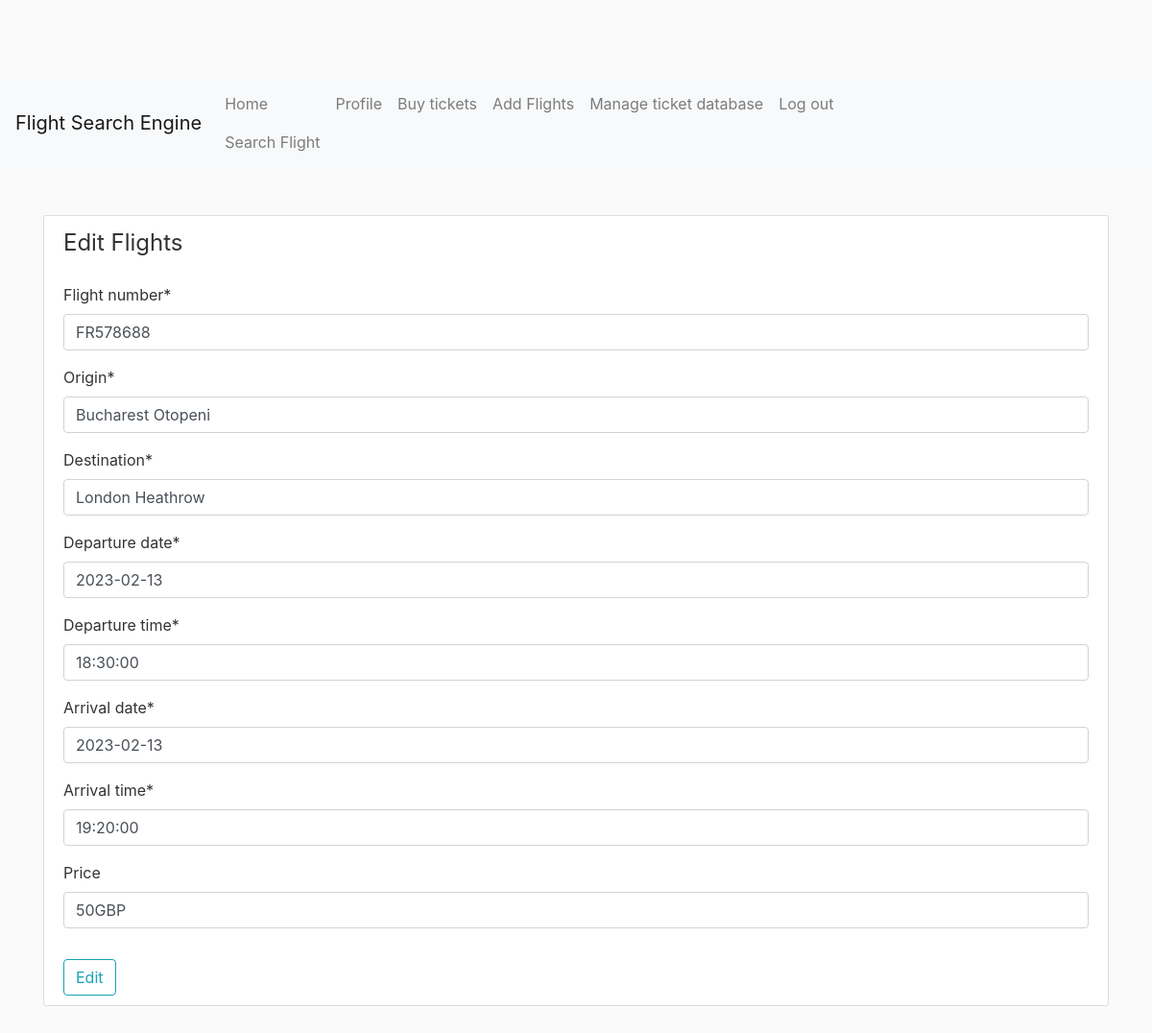
The page /edit-tickets/2/ (signed in) on the database as committed earlier.
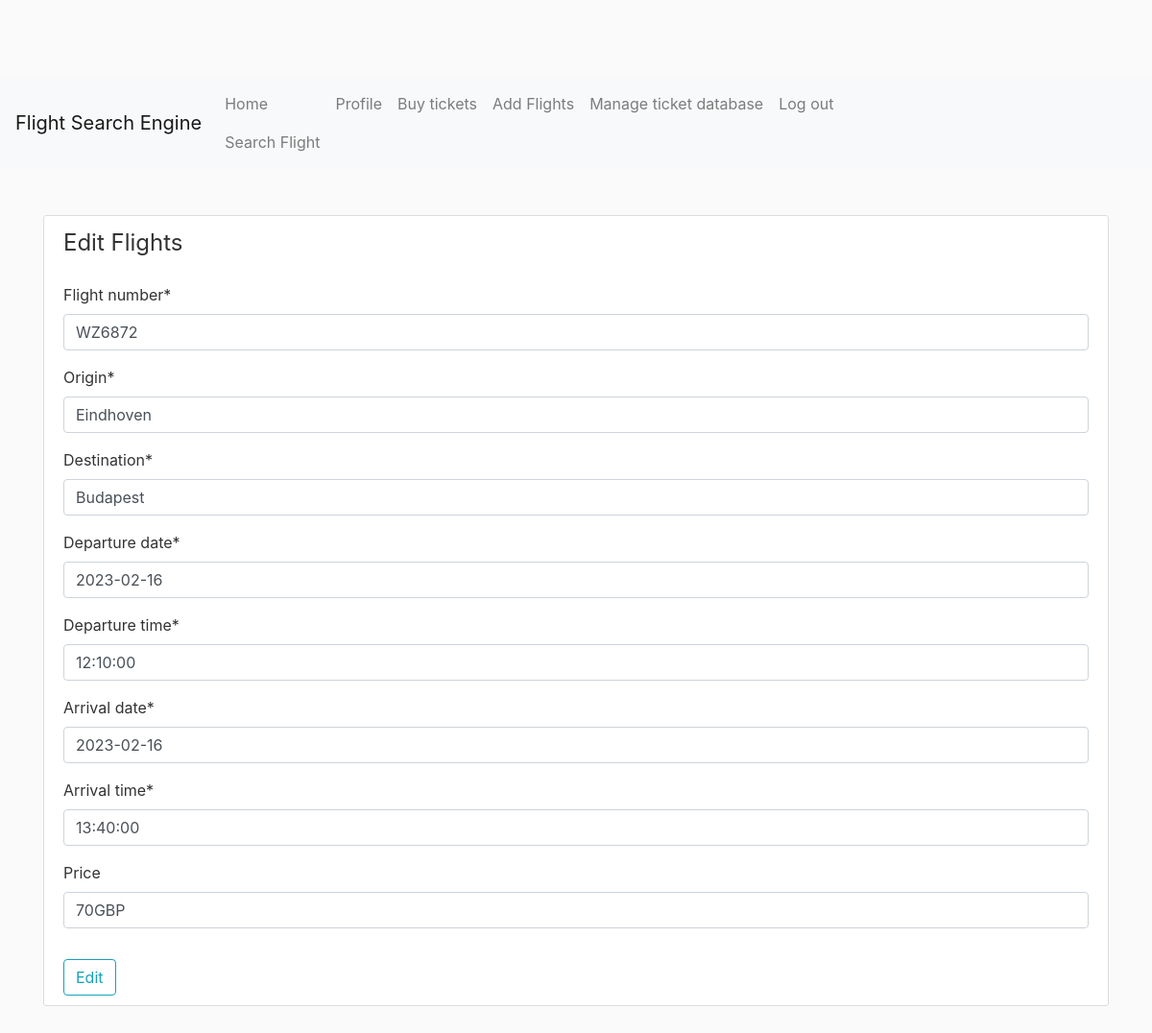
The same page on the database as committed later.
### users/models.py (models this page shows)
class Ticket(models.Model):
    flight_number = models.CharField(max_length=100)
    origin = models.CharField(max_length=100)
    destination = models.CharField(max_length=100)
    departure_date = models.DateField()
    departure_time = models.TimeField()
    arrival_date = models.DateField()
    arrival_time = models.TimeField()
    price = models.CharField(max_length=100, blank=True, null=True)

### users/views.py (the view)
# urls.py: path('edit-tickets/<int:id>/', user_views.edit_tickets, name='edit-tickets'),
@staff_member_required
def edit_tickets(request, id):
    ticket = Ticket.objects.get(id=id)
    if request.method == 'POST':
        form = EditTicketForm(request.POST, instance=ticket)
        if form.is_valid():
            form.save()
            return redirect('manage-tickets')
    else:
        form = EditTicketForm(instance=ticket)
        return render(request, 'airport/edittickets.html', {'form': form})
    return render(request, 'airport/managetickets.html', {'form': form})

### users/forms.py
class EditTicketForm(forms.ModelForm):
    class Meta:
        model = Ticket
        fields = ['flight_number', 'origin', 'destination', 'departure_date', 'departure_time',
                  'arrival_date', 'arrival_time', 'departure_date', 'price']

### airport/templates/airport/edittickets.html (shortened to what this page needs)
{% extends 'airport/base.html' %}
{% load static %}
{% load crispy_forms_tags %}
{% block content %}
        <div class="content-section">
        <form method="POST">
            <fieldset class ="form-group">
                <legend class = "bord-bottom mb-4">Edit Flights</legend>
                {{ form|crispy }}
            </fieldset>
                <button class="btn btn-outline-info" type="submit">Edit</button>
        </form>
    </div>
{% endblock %}

Rows that differ between the two databases and show on the page:
changed Ticket: flight_number "FR578688" → "WZ6872"; origin "Bucharest Otopeni" → "Eindhoven"; destination "London Heathrow" → "Budapest"; departure_date "2023-02-13" → "2023-02-16"; departure_time "18:30:00" → "12:10:00"; arrival_date "2023-02-13" → "2023-02-16"; arrival_time "19:20:00" → "13:40:00"; price "50GBP" → "70GBP"
